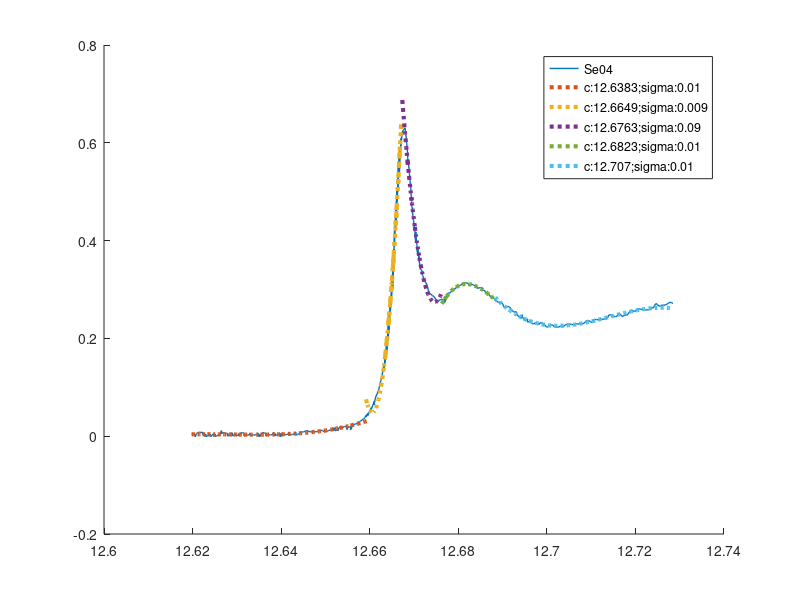

Write MATLAB code to recreate this figure.
format long
clear; clc; close all

x = csvread('SeO4.csv');

coluna1 = x(:,1);
coluna2 = x(:,2);

k = 3;

% ===============================================================================

col1_01 = x(1:140,1);
col1_01 = col1_01 - 12;

col2_01 = x(1:140,2);

c_1 = col1_01(70);
sigma_1 = 0.01;

pesos = exp(-((abs(col1_01-c_1)/sigma_1).^2));
tam_coluna1 = length(col1_01);
W = diag(pesos);
X = vander(col1_01);
X = X(:, tam_coluna1 - k : tam_coluna1);

aprox = ((X' * W * X) \ (X' * W * col2_01));

f_1 = X*aprox;

% ===============================================================================

col1_02 = x(141:230,1);
col1_02 = col1_02 - 12;


col2_02 = x(141:230,2);

c_2 = col1_02(40);
sigma_2 = 0.009;

pesos = exp(-((abs(col1_02-c_2)/sigma_2).^2));
tam_coluna1 = length(col1_02);
W = diag(pesos);
X = vander(col1_02);
X = X(:, tam_coluna1 - k : tam_coluna1);

aprox = ((X' * W * X) \ (X' * W * col2_02));

f_2 = X*aprox;

% ===============================================================================

col1_03 = x(231:290,1);
col1_03 = col1_03 - 12;

col2_03 = x(231:290,2);

c_3 = col1_03(60);
sigma_3 = 0.09;

pesos = exp(-((abs(col1_03-c_3)/sigma_3).^2));
tam_coluna1 = length(col1_03);
W = diag(pesos);
X = vander(col1_03);
X = X(:, tam_coluna1 - k : tam_coluna1);

aprox = ((X' * W * X) \ (X' * W * col2_03));

f_3 = X*aprox;

% ===============================================================================

col1_04 = x(290:330,1);
col1_04 = col1_04 - 12;


col2_04 = x(290:330,2);

c_4 = col1_04(20);
sigma_4 = 0.01;

pesos = exp(-((abs(col1_04-c_4)/sigma_4).^2));
tam_coluna1 = length(col1_04);
W = diag(pesos);
X = vander(col1_04);
X = X(:, tam_coluna1 - k : tam_coluna1);

aprox = ((X' * W * X) \ (X' * W * col2_04));

f_4 = X*aprox;

% ==============================================================================

col1_05 = x(330:450,1);
col1_05 = col1_05 - 12;


col2_05 = x(330:450,2);

c_5 = col1_05(60);
sigma_5 = 0.01;

pesos = exp(-((abs(col1_05-c_5)/sigma_4).^2));
tam_coluna1 = length(col1_05);
W = diag(pesos);
X = vander(col1_05);
X = X(:, tam_coluna1 - k : tam_coluna1);

aprox = ((X' * W * X) \ (X' * W * col2_05));

f_5 = X*aprox;

% ==============================================================================

hold on
plot(coluna1, coluna2, 'DisplayName','Se04', 'LineWidth', 1);

lgd_01 = strcat('c: ', num2str(c_1+12),"; ", "sigma: ", num2str(sigma_1));
plot(coluna1(1:140), f_1, ':', 'LineWidth', 3, 'DisplayName',lgd_01);

lgd_02 = strcat('c: ', num2str(c_2+12),"; ", "sigma: ", num2str(sigma_2));
plot(coluna1(141:230), f_2, ':', 'LineWidth', 3, 'DisplayName',lgd_02);

lgd_03 = strcat('c: ', num2str(c_3+12),"; ", "sigma: ", num2str(sigma_3));
plot(coluna1(231:290), f_3, ':', 'LineWidth', 3, 'DisplayName',lgd_03);

lgd_04 = strcat('c: ', num2str(c_4+12),"; ", "sigma: ", num2str(sigma_4));
plot(coluna1(290:330), f_4, ':', 'LineWidth', 3, 'DisplayName',lgd_04);

lgd_05 = strcat('c: ', num2str(c_5+12),"; ", "sigma: ", num2str(sigma_5));
plot(coluna1(330:450), f_5, ':', 'LineWidth', 3, 'DisplayName',lgd_05);
hold off

lgd = legend;
